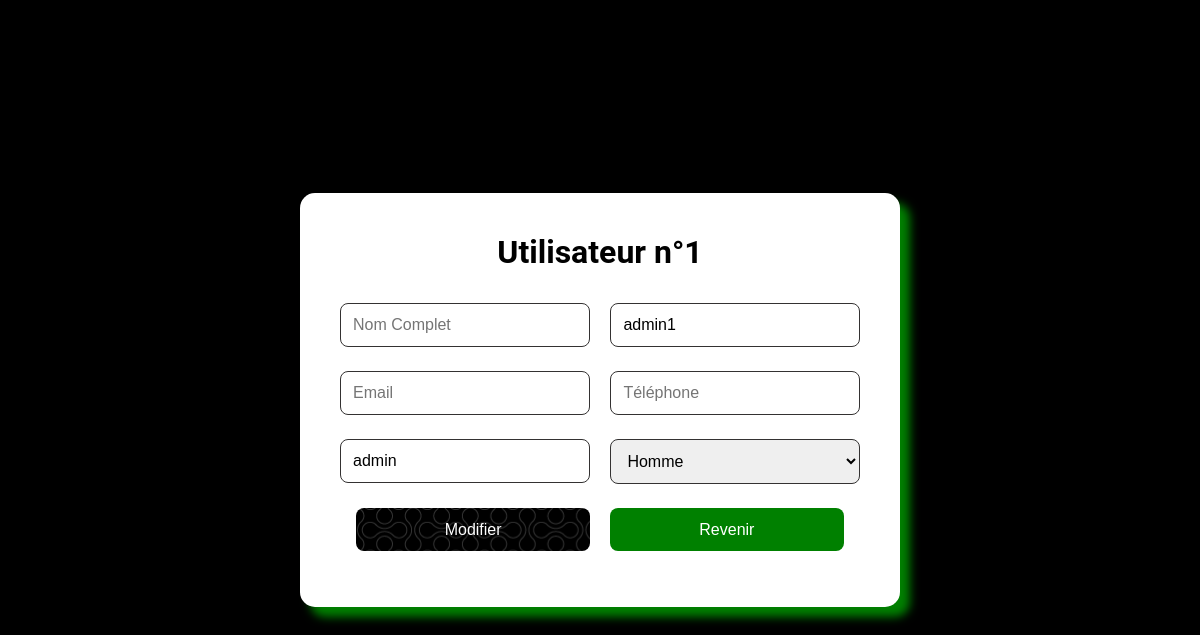
Screenshot of /php/editUser.php?id=1 with the database file from the repository.
### tables this page shows
CREATE TABLE client (
    id_client INT AUTO_INCREMENT PRIMARY KEY,  
    nom_complet VARCHAR(255) ,         
    username VARCHAR(50) NOT NULL UNIQUE,     
    cin VARCHAR(20)  UNIQUE,           
    age INT,                          
    email VARCHAR(255)  UNIQUE,        
    telephone VARCHAR(10)  UNIQUE,                 
    password VARCHAR(100) NOT NULL,            
    genre ENUM('Homme', 'Femme') ,
    role VARCHAR(50) NOT NULL
);

### php/editUser.php (the view, shortened to what this page needs)
<?php
$id = $_GET['id'];
include "connect.php";
$query = "SELECT * from client where id_client = $id";
$result = mysqli_query($con, $query);
$user = mysqli_fetch_assoc($result);
?>
<!DOCTYPE html>
<html lang="fr">
<head>
    <link rel="stylesheet" href="../css/sign-up.css">
</head>
<body>
    <div class="container">
        <h1>Utilisateur n°<?= $user['id_client'] ?></h1>
        <form method="post">
            <div class="chaque-form">
                <div class="les-input">
                    <input type="text" id="fullname" value="<?= $user['nom_complet'] ?>" name="nom_complet" placeholder="Nom Complet" required>
                </div>
                <div class="les-input">
                    <input type="text" id="username" value="<?= $user['username'] ?>" name="username" placeholder="Nom Pour L'utilisation" required>
                </div>
            </div>
            <div class="chaque-form">
                <div class="les-input">
                    <input type="email" id="email" value="<?= $user['email'] ?>" name="email" placeholder="Email" required>
                </div>
                <div class="les-input">
                    <input type="tel" id="telephone" value="<?= $user['telephone'] ?>" name="telephone" placeholder="Téléphone" required>
                </div>
            </div>
            <div class="chaque-form">
                <div class="les-input">
                    <input type="text" id="password" value="<?= $user['password'] ?>" name="password" placeholder="Mot de Passe" required>
                </div>
                <div class="les-input">
                    <select id="genre" name="genre" required>
                        <option value="Homme" <?= $user['genre'] == 'Homme' ? 'selected' : ''; ?>>Homme</option>
                    </select>
                </div>
            </div>
            <div class="button-group">
                <button type="submit" name="submit">Modifier</button>
                <button class="revenir"><a href="tableUsers.php">Revenir</a></button>
            </div>
        </form>
    </div>
</body>
</html>

### css/sign-up.css (style rules this page uses)
* { margin: 0; padding: 0; box-sizing: border-box; }
body { background-color: black; background-repeat: no-repeat; background-size: cover; font-family: 'Roboto', sans-serif; display: flex; justify-content: center; align-items: center; height: 100vh; }
.container { background-color: #fff; padding: 2.5rem; border-radius: 15px; box-shadow: 10px 10px 10px green; width: 1000%; max-width: 600px; }
.chaque-form { display: flex; justify-content: space-between; margin-bottom: 1.5rem; }
.les-input { flex-basis: 48%; position: relative; }
.les-input input, .les-input select { width: 100%; padding: 0.75rem; font-size: 1rem; border: 1px solid rgb(52, 50, 50); border-radius: 8px; transition: border-color 0.3s ease; }
.button-group { display: flex; justify-content: space-between; align-items: center; margin: 1rem; }
.button-group button { width: 48%; padding: 0.8rem; border: none; border-radius: 8px; font-size: 1rem; cursor: pointer; transition: background-color 0.3s ease; }
.button-group button[type="submit"] { background-image: url(../image/backgrouand.png); color: white; }
a { text-align: center; color: green; text-decoration: none; display: block; }

### php/editUser.php (style rules this page uses)
body { background-color: black; }
h1 { text-align: center; margin-bottom: 1em; user-select: none; }
.revenir { background-color: green; color: white; }
.revenir a { color: #fff; }

### rows the page displays
client: id_client "1", username "admin1", password "admin"
